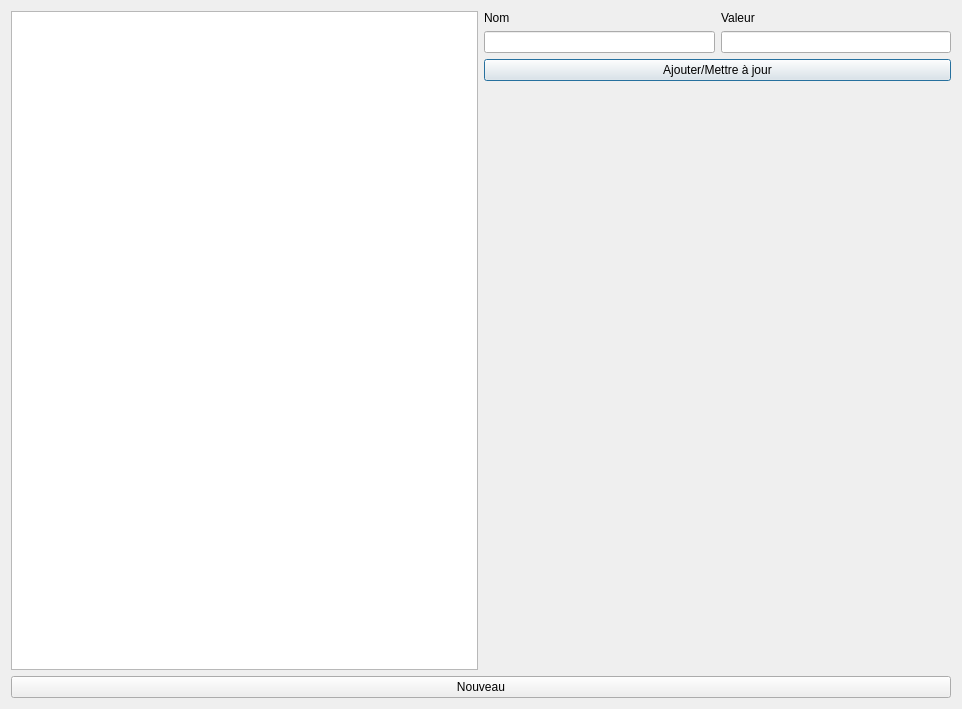
<?xml version="1.0" encoding="UTF-8"?>
<ui version="4.0">
 <class>Dialog</class>
 <widget class="QDialog" name="Dialog">
  <property name="geometry">
   <rect>
    <x>0</x>
    <y>0</y>
    <width>962</width>
    <height>709</height>
   </rect>
  </property>
  <property name="windowTitle">
   <string>Dialog</string>
  </property>
  <layout class="QVBoxLayout" name="verticalLayout_4">
   <item>
    <layout class="QHBoxLayout" name="horizontalLayout_2">
     <item>
      <widget class="QListWidget" name="listWidget"/>
     </item>
     <item>
      <layout class="QVBoxLayout" name="verticalLayout_3">
       <item>
        <layout class="QHBoxLayout" name="horizontalLayout">
         <item>
          <layout class="QVBoxLayout" name="verticalLayout_2">
           <item>
            <widget class="QLabel" name="nameLabel">
             <property name="text">
              <string>Nom </string>
             </property>
            </widget>
           </item>
           <item>
            <widget class="QLineEdit" name="nameEdit"/>
           </item>
          </layout>
         </item>
         <item>
          <layout class="QVBoxLayout" name="verticalLayout">
           <item>
            <widget class="QLabel" name="valLabel">
             <property name="text">
              <string>Valeur</string>
             </property>
            </widget>
           </item>
           <item>
            <widget class="QLineEdit" name="valEdit"/>
           </item>
          </layout>
         </item>
        </layout>
       </item>
       <item>
        <widget class="QPushButton" name="updateAddButton">
         <property name="text">
          <string>Ajouter/Mettre à jour</string>
         </property>
        </widget>
       </item>
       <item>
        <spacer name="verticalSpacer">
         <property name="orientation">
          <enum>Qt::Vertical</enum>
         </property>
         <property name="sizeHint" stdset="0">
          <size>
           <width>20</width>
           <height>40</height>
          </size>
         </property>
        </spacer>
       </item>
      </layout>
     </item>
    </layout>
   </item>
   <item>
    <widget class="QPushButton" name="newButton">
     <property name="text">
      <string>Nouveau</string>
     </property>
    </widget>
   </item>
  </layout>
 </widget>
 <resources/>
 <connections/>
</ui>
